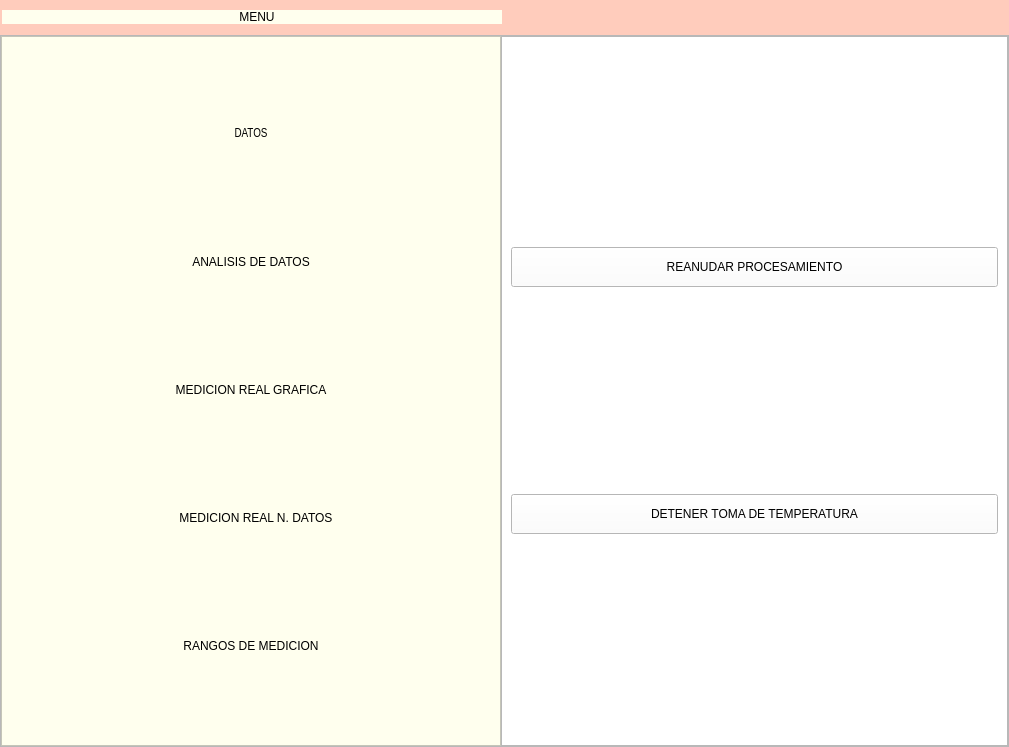
<?xml version="1.0" encoding="UTF-8"?>
<ui version="4.0">
 <class>MainWindow</class>
 <widget class="QMainWindow" name="MainWindow">
  <property name="geometry">
   <rect>
    <x>0</x>
    <y>0</y>
    <width>1009</width>
    <height>747</height>
   </rect>
  </property>
  <property name="minimumSize">
   <size>
    <width>1000</width>
    <height>0</height>
   </size>
  </property>
  <property name="maximumSize">
   <size>
    <width>16777215</width>
    <height>16777215</height>
   </size>
  </property>
  <property name="windowTitle">
   <string>MainWindow</string>
  </property>
  <property name="styleSheet">
   <string notr="true"/>
  </property>
  <widget class="QWidget" name="centralwidget">
   <layout class="QVBoxLayout" name="verticalLayout">
    <property name="spacing">
     <number>0</number>
    </property>
    <property name="leftMargin">
     <number>0</number>
    </property>
    <property name="topMargin">
     <number>0</number>
    </property>
    <property name="rightMargin">
     <number>0</number>
    </property>
    <property name="bottomMargin">
     <number>0</number>
    </property>
    <item>
     <widget class="QFrame" name="frame_superior">
      <property name="minimumSize">
       <size>
        <width>0</width>
        <height>35</height>
       </size>
      </property>
      <property name="maximumSize">
       <size>
        <width>16777215</width>
        <height>50</height>
       </size>
      </property>
      <property name="styleSheet">
       <string notr="true">
QFrame{
border-top-left-radius: 20px;
border-bottom-left-radius: 20px;

background-color:#ffccbc;

}
</string>
      </property>
      <property name="frameShape">
       <enum>QFrame::StyledPanel</enum>
      </property>
      <property name="frameShadow">
       <enum>QFrame::Raised</enum>
      </property>
      <layout class="QHBoxLayout" name="horizontalLayout_8">
       <property name="spacing">
        <number>0</number>
       </property>
       <property name="leftMargin">
        <number>2</number>
       </property>
       <property name="topMargin">
        <number>0</number>
       </property>
       <property name="rightMargin">
        <number>2</number>
       </property>
       <property name="bottomMargin">
        <number>0</number>
       </property>
       <item alignment="Qt::AlignLeft">
        <widget class="QPushButton" name="bt_menu">
         <property name="minimumSize">
          <size>
           <width>500</width>
           <height>0</height>
          </size>
         </property>
         <property name="maximumSize">
          <size>
           <width>200</width>
           <height>16777215</height>
          </size>
         </property>
         <property name="styleSheet">
          <string notr="true">QPushButton{
background-color: #ffffee;
font: 87 12pt &quot;Arial Black&quot;;
border-radius:0px;
}

QPushButton:hover{
background-color: white;
font: 87 12pt &quot;Arial Black&quot;;

}
</string>
         </property>
         <property name="text">
          <string>    MENU </string>
         </property>
         <property name="icon">
          <iconset>
           <normaloff>../../../../../../../Menu Lateral desplegable/barra-de-menus.png</normaloff>../../../../../../../Menu Lateral desplegable/barra-de-menus.png</iconset>
         </property>
         <property name="iconSize">
          <size>
           <width>32</width>
           <height>32</height>
          </size>
         </property>
         <property name="autoDefault">
          <bool>false</bool>
         </property>
         <property name="default">
          <bool>false</bool>
         </property>
         <property name="flat">
          <bool>false</bool>
         </property>
        </widget>
       </item>
       <item>
        <spacer name="horizontalSpacer">
         <property name="orientation">
          <enum>Qt::Horizontal</enum>
         </property>
         <property name="sizeHint" stdset="0">
          <size>
           <width>265</width>
           <height>20</height>
          </size>
         </property>
        </spacer>
       </item>
       <item alignment="Qt::AlignRight">
        <widget class="QPushButton" name="bt_minimizar">
         <property name="minimumSize">
          <size>
           <width>35</width>
           <height>35</height>
          </size>
         </property>
         <property name="styleSheet">
          <string notr="true">QPushButton{
border:0px;
}

QPushButton:hover{
border:5px solid #aa00ff;
background-color:#ffff00;

}
</string>
         </property>
         <property name="text">
          <string/>
         </property>
         <property name="icon">
          <iconset>
           <normaloff>../../../../../../../Menu Lateral desplegable/minimizar.png</normaloff>../../../../../../../Menu Lateral desplegable/minimizar.png</iconset>
         </property>
         <property name="iconSize">
          <size>
           <width>32</width>
           <height>32</height>
          </size>
         </property>
         <property name="flat">
          <bool>false</bool>
         </property>
        </widget>
       </item>
       <item alignment="Qt::AlignRight">
        <widget class="QPushButton" name="bt_restaurar">
         <property name="maximumSize">
          <size>
           <width>35</width>
           <height>35</height>
          </size>
         </property>
         <property name="styleSheet">
          <string notr="true">QPushButton{
border:0px;

}

QPushButton:hover{
border:5px solid #aa00ff;
background-color:#55ff00;

}
</string>
         </property>
         <property name="text">
          <string/>
         </property>
         <property name="icon">
          <iconset>
           <normaloff>../../../../../../../Menu Lateral desplegable/restaurar.png</normaloff>../../../../../../../Menu Lateral desplegable/restaurar.png</iconset>
         </property>
         <property name="iconSize">
          <size>
           <width>30</width>
           <height>30</height>
          </size>
         </property>
        </widget>
       </item>
       <item alignment="Qt::AlignRight">
        <widget class="QPushButton" name="bt_maximizar">
         <property name="maximumSize">
          <size>
           <width>35</width>
           <height>35</height>
          </size>
         </property>
         <property name="styleSheet">
          <string notr="true">QPushButton{
border:0px;

}

QPushButton:hover{
border:5px solid #aa00ff;
background-color:#55ff00;

}
</string>
         </property>
         <property name="text">
          <string/>
         </property>
         <property name="icon">
          <iconset>
           <normaloff>../../../../../../../Menu Lateral desplegable/maximizar.png</normaloff>../../../../../../../Menu Lateral desplegable/maximizar.png</iconset>
         </property>
         <property name="iconSize">
          <size>
           <width>32</width>
           <height>32</height>
          </size>
         </property>
        </widget>
       </item>
       <item alignment="Qt::AlignRight">
        <widget class="QPushButton" name="bt_cerrar">
         <property name="maximumSize">
          <size>
           <width>35</width>
           <height>16777215</height>
          </size>
         </property>
         <property name="styleSheet">
          <string notr="true">QPushButton{
border:0px;

}

QPushButton:hover{
border:5px solid #aa00ff;
background-color:red;

}
</string>
         </property>
         <property name="text">
          <string/>
         </property>
         <property name="icon">
          <iconset>
           <normaloff>../../../../../../../Menu Lateral desplegable/cerrar.png</normaloff>../../../../../../../Menu Lateral desplegable/cerrar.png</iconset>
         </property>
         <property name="iconSize">
          <size>
           <width>32</width>
           <height>32</height>
          </size>
         </property>
        </widget>
       </item>
      </layout>
     </widget>
    </item>
    <item>
     <widget class="QFrame" name="frame_inferior">
      <property name="styleSheet">
       <string notr="true"/>
      </property>
      <property name="frameShape">
       <enum>QFrame::StyledPanel</enum>
      </property>
      <property name="frameShadow">
       <enum>QFrame::Raised</enum>
      </property>
      <layout class="QHBoxLayout" name="horizontalLayout">
       <property name="spacing">
        <number>0</number>
       </property>
       <property name="leftMargin">
        <number>0</number>
       </property>
       <property name="topMargin">
        <number>0</number>
       </property>
       <property name="rightMargin">
        <number>0</number>
       </property>
       <property name="bottomMargin">
        <number>0</number>
       </property>
       <item>
        <widget class="QFrame" name="frame_lateral">
         <property name="minimumSize">
          <size>
           <width>500</width>
           <height>0</height>
          </size>
         </property>
         <property name="maximumSize">
          <size>
           <width>0</width>
           <height>16777215</height>
          </size>
         </property>
         <property name="layoutDirection">
          <enum>Qt::LeftToRight</enum>
         </property>
         <property name="autoFillBackground">
          <bool>false</bool>
         </property>
         <property name="styleSheet">
          <string notr="true">
QFrame{
background-color:#ffffee;
}



QPushButton{
background-color: #ffffee;
border-top-left-radius: 20px;
border-bottom-left-radius: 20px;

font: 75 9pt &quot;Arial Narrow&quot;;
	
}

QPushButton:hover{
background-color: white;
border-top-left-radius: 20px;
border-bottom-left-radius: 20px;

font: 75 12pt &quot;Arial Narrow&quot;;
}</string>
         </property>
         <property name="frameShape">
          <enum>QFrame::StyledPanel</enum>
         </property>
         <property name="frameShadow">
          <enum>QFrame::Plain</enum>
         </property>
         <layout class="QVBoxLayout" name="verticalLayout_2">
          <property name="spacing">
           <number>20</number>
          </property>
          <property name="leftMargin">
           <number>0</number>
          </property>
          <property name="rightMargin">
           <number>0</number>
          </property>
          <property name="bottomMargin">
           <number>9</number>
          </property>
          <item>
           <widget class="QPushButton" name="bt_inicio">
            <property name="minimumSize">
             <size>
              <width>0</width>
              <height>40</height>
             </size>
            </property>
            <property name="font">
             <font>
              <family>Arial Narrow</family>
              <pointsize>9</pointsize>
              <weight>9</weight>
              <italic>false</italic>
              <bold>false</bold>
             </font>
            </property>
            <property name="contextMenuPolicy">
             <enum>Qt::DefaultContextMenu</enum>
            </property>
            <property name="layoutDirection">
             <enum>Qt::LeftToRight</enum>
            </property>
            <property name="text">
             <string>DATOS</string>
            </property>
            <property name="icon">
             <iconset>
              <normaloff>../../../../../.designer/backup/nueva-base-de-datos.png</normaloff>../../../../../.designer/backup/nueva-base-de-datos.png</iconset>
            </property>
            <property name="iconSize">
             <size>
              <width>32</width>
              <height>32</height>
             </size>
            </property>
           </widget>
          </item>
          <item>
           <widget class="QPushButton" name="bt_uno">
            <property name="minimumSize">
             <size>
              <width>0</width>
              <height>40</height>
             </size>
            </property>
            <property name="toolTipDuration">
             <number>0</number>
            </property>
            <property name="styleSheet">
             <string notr="true"/>
            </property>
            <property name="text">
             <string>ANALISIS DE DATOS</string>
            </property>
            <property name="icon">
             <iconset>
              <normaloff>../../../../../.designer/backup/analisis.png</normaloff>../../../../../.designer/backup/analisis.png</iconset>
            </property>
            <property name="iconSize">
             <size>
              <width>32</width>
              <height>32</height>
             </size>
            </property>
           </widget>
          </item>
          <item>
           <widget class="QPushButton" name="bt_dos">
            <property name="minimumSize">
             <size>
              <width>0</width>
              <height>40</height>
             </size>
            </property>
            <property name="styleSheet">
             <string notr="true"/>
            </property>
            <property name="text">
             <string>MEDICION REAL GRAFICA</string>
            </property>
            <property name="icon">
             <iconset>
              <normaloff>../../../../../.designer/backup/grafico.png</normaloff>../../../../../.designer/backup/grafico.png</iconset>
            </property>
            <property name="iconSize">
             <size>
              <width>32</width>
              <height>32</height>
             </size>
            </property>
           </widget>
          </item>
          <item>
           <widget class="QPushButton" name="bt_tres">
            <property name="minimumSize">
             <size>
              <width>0</width>
              <height>40</height>
             </size>
            </property>
            <property name="styleSheet">
             <string notr="true"/>
            </property>
            <property name="text">
             <string>   MEDICION REAL N. DATOS</string>
            </property>
            <property name="icon">
             <iconset>
              <normaloff>../../../../../.designer/backup/termometro.png</normaloff>../../../../../.designer/backup/termometro.png</iconset>
            </property>
            <property name="iconSize">
             <size>
              <width>32</width>
              <height>32</height>
             </size>
            </property>
           </widget>
          </item>
          <item>
           <widget class="QPushButton" name="bt_tres_4">
            <property name="minimumSize">
             <size>
              <width>0</width>
              <height>40</height>
             </size>
            </property>
            <property name="styleSheet">
             <string notr="true"/>
            </property>
            <property name="text">
             <string>RANGOS DE MEDICION</string>
            </property>
            <property name="icon">
             <iconset>
              <normaloff>../../../../../.designer/backup/termometro.png</normaloff>../../../../../.designer/backup/termometro.png</iconset>
            </property>
            <property name="iconSize">
             <size>
              <width>32</width>
              <height>32</height>
             </size>
            </property>
           </widget>
          </item>
         </layout>
        </widget>
       </item>
       <item>
        <widget class="QFrame" name="frame_contenedor">
         <property name="styleSheet">
          <string notr="true"/>
         </property>
         <property name="frameShape">
          <enum>QFrame::StyledPanel</enum>
         </property>
         <property name="frameShadow">
          <enum>QFrame::Raised</enum>
         </property>
         <property name="lineWidth">
          <number>1</number>
         </property>
         <layout class="QVBoxLayout" name="verticalLayout_3" stretch="0">
          <property name="spacing">
           <number>0</number>
          </property>
          <property name="leftMargin">
           <number>0</number>
          </property>
          <property name="topMargin">
           <number>0</number>
          </property>
          <property name="rightMargin">
           <number>0</number>
          </property>
          <property name="bottomMargin">
           <number>0</number>
          </property>
          <item>
           <widget class="QStackedWidget" name="stackedWidget">
            <property name="minimumSize">
             <size>
              <width>0</width>
              <height>0</height>
             </size>
            </property>
            <property name="styleSheet">
             <string notr="true">background-color: rgb(255, 255, 255);</string>
            </property>
            <property name="frameShape">
             <enum>QFrame::NoFrame</enum>
            </property>
            <property name="frameShadow">
             <enum>QFrame::Plain</enum>
            </property>
            <property name="lineWidth">
             <number>0</number>
            </property>
            <property name="currentIndex">
             <number>3</number>
            </property>
            <widget class="QWidget" name="page">
             <layout class="QVBoxLayout" name="verticalLayout_9">
              <item>
               <widget class="QLabel" name="label">
                <property name="text">
                 <string/>
                </property>
                <property name="pixmap">
                 <pixmap>../../../../../.designer/backup/índice.png</pixmap>
                </property>
                <property name="scaledContents">
                 <bool>false</bool>
                </property>
                <property name="alignment">
                 <set>Qt::AlignCenter</set>
                </property>
                <property name="indent">
                 <number>0</number>
                </property>
               </widget>
              </item>
             </layout>
            </widget>
            <widget class="QWidget" name="page_uno">
             <property name="styleSheet">
              <string notr="true">background-color: rgb(255, 255, 255);</string>
             </property>
             <layout class="QVBoxLayout" name="verticalLayout_4">
              <item>
               <widget class="QFrame" name="frame_2">
                <property name="minimumSize">
                 <size>
                  <width>0</width>
                  <height>50</height>
                 </size>
                </property>
                <property name="frameShape">
                 <enum>QFrame::StyledPanel</enum>
                </property>
                <property name="frameShadow">
                 <enum>QFrame::Raised</enum>
                </property>
                <layout class="QHBoxLayout" name="horizontalLayout_2">
                 <item>
                  <widget class="QPushButton" name="refrescar">
                   <property name="minimumSize">
                    <size>
                     <width>0</width>
                     <height>40</height>
                    </size>
                   </property>
                   <property name="font">
                    <font>
                     <family>Arial Narrow</family>
                     <pointsize>9</pointsize>
                     <weight>50</weight>
                     <italic>false</italic>
                     <bold>false</bold>
                    </font>
                   </property>
                   <property name="contextMenuPolicy">
                    <enum>Qt::DefaultContextMenu</enum>
                   </property>
                   <property name="layoutDirection">
                    <enum>Qt::LeftToRight</enum>
                   </property>
                   <property name="text">
                    <string>REFRESCAR</string>
                   </property>
                   <property name="icon">
                    <iconset>
                     <normaloff>../../../../../.designer/backup/nueva-base-de-datos.png</normaloff>../../../../../.designer/backup/nueva-base-de-datos.png</iconset>
                   </property>
                   <property name="iconSize">
                    <size>
                     <width>32</width>
                     <height>32</height>
                    </size>
                   </property>
                  </widget>
                 </item>
                 <item>
                  <widget class="QPushButton" name="eliminadatos">
                   <property name="minimumSize">
                    <size>
                     <width>0</width>
                     <height>40</height>
                    </size>
                   </property>
                   <property name="font">
                    <font>
                     <family>Arial Narrow</family>
                     <pointsize>9</pointsize>
                     <weight>50</weight>
                     <italic>false</italic>
                     <bold>false</bold>
                    </font>
                   </property>
                   <property name="contextMenuPolicy">
                    <enum>Qt::DefaultContextMenu</enum>
                   </property>
                   <property name="layoutDirection">
                    <enum>Qt::LeftToRight</enum>
                   </property>
                   <property name="text">
                    <string>ELIMINAR DATOS</string>
                   </property>
                   <property name="icon">
                    <iconset>
                     <normaloff>../../../../../.designer/backup/nueva-base-de-datos.png</normaloff>../../../../../.designer/backup/nueva-base-de-datos.png</iconset>
                   </property>
                   <property name="iconSize">
                    <size>
                     <width>32</width>
                     <height>32</height>
                    </size>
                   </property>
                  </widget>
                 </item>
                 <item>
                  <spacer name="horizontalSpacer_2">
                   <property name="orientation">
                    <enum>Qt::Horizontal</enum>
                   </property>
                   <property name="sizeHint" stdset="0">
                    <size>
                     <width>40</width>
                     <height>20</height>
                    </size>
                   </property>
                  </spacer>
                 </item>
                </layout>
                <zorder>eliminadatos</zorder>
                <zorder>refrescar</zorder>
                <zorder>horizontalSpacer_2</zorder>
               </widget>
              </item>
              <item>
               <widget class="QTableWidget" name="tableDatos"/>
              </item>
             </layout>
            </widget>
            <widget class="QWidget" name="page_dos">
             <property name="styleSheet">
              <string notr="true">background-color: rgb(255, 255, 255);</string>
             </property>
             <layout class="QVBoxLayout" name="verticalLayout_5">
              <item>
               <widget class="QFrame" name="grafiacaAnalisi">
                <property name="frameShape">
                 <enum>QFrame::StyledPanel</enum>
                </property>
                <property name="frameShadow">
                 <enum>QFrame::Raised</enum>
                </property>
                <widget class="QWidget" name="verticalLayoutWidget">
                 <property name="geometry">
                  <rect>
                   <x>30</x>
                   <y>20</y>
                   <width>511</width>
                   <height>291</height>
                  </rect>
                 </property>
                 <layout class="QVBoxLayout" name="graficaDatosAnalisis"/>
                </widget>
               </widget>
              </item>
              <item>
               <widget class="QFrame" name="datosAnalisis">
                <property name="frameShape">
                 <enum>QFrame::StyledPanel</enum>
                </property>
                <property name="frameShadow">
                 <enum>QFrame::Raised</enum>
                </property>
                <layout class="QVBoxLayout" name="verticalLayout_10">
                 <item>
                  <widget class="QPushButton" name="botonDatomayor">
                   <property name="minimumSize">
                    <size>
                     <width>0</width>
                     <height>40</height>
                    </size>
                   </property>
                   <property name="styleSheet">
                    <string notr="true"/>
                   </property>
                   <property name="text">
                    <string>DATO MAYOR Y DATO MENOR</string>
                   </property>
                   <property name="icon">
                    <iconset>
                     <normaloff>../../../../../.designer/backup/termometro.png</normaloff>../../../../../.designer/backup/termometro.png</iconset>
                   </property>
                   <property name="iconSize">
                    <size>
                     <width>32</width>
                     <height>32</height>
                    </size>
                   </property>
                  </widget>
                 </item>
                 <item>
                  <widget class="QLabel" name="datosMayoresMenores">
                   <property name="text">
                    <string/>
                   </property>
                  </widget>
                 </item>
                 <item>
                  <widget class="QPushButton" name="botondatomenor">
                   <property name="minimumSize">
                    <size>
                     <width>0</width>
                     <height>40</height>
                    </size>
                   </property>
                   <property name="styleSheet">
                    <string notr="true"/>
                   </property>
                   <property name="text">
                    <string>PROMEDIO DE DATOS RECOLECTADOS</string>
                   </property>
                   <property name="icon">
                    <iconset>
                     <normaloff>../../../../../.designer/backup/termometro.png</normaloff>../../../../../.designer/backup/termometro.png</iconset>
                   </property>
                   <property name="iconSize">
                    <size>
                     <width>32</width>
                     <height>32</height>
                    </size>
                   </property>
                  </widget>
                 </item>
                 <item>
                  <widget class="QLabel" name="promedioDatosRecolectados">
                   <property name="text">
                    <string/>
                   </property>
                  </widget>
                 </item>
                </layout>
               </widget>
              </item>
             </layout>
            </widget>
            <widget class="QWidget" name="page_tres">
             <layout class="QVBoxLayout" name="verticalLayout_6">
              <item>
               <layout class="QVBoxLayout" name="graficaRecoleccion"/>
              </item>
              <item>
               <widget class="QPushButton" name="seguirjeje">
                <property name="minimumSize">
                 <size>
                  <width>0</width>
                  <height>40</height>
                 </size>
                </property>
                <property name="styleSheet">
                 <string notr="true"/>
                </property>
                <property name="text">
                 <string>REANUDAR PROCESAMIENTO</string>
                </property>
                <property name="icon">
                 <iconset>
                  <normaloff>../../../../../.designer/backup/termometro.png</normaloff>../../../../../.designer/backup/termometro.png</iconset>
                </property>
                <property name="iconSize">
                 <size>
                  <width>32</width>
                  <height>32</height>
                 </size>
                </property>
               </widget>
              </item>
              <item>
               <widget class="QPushButton" name="DETENERTOMA">
                <property name="minimumSize">
                 <size>
                  <width>0</width>
                  <height>40</height>
                 </size>
                </property>
                <property name="styleSheet">
                 <string notr="true"/>
                </property>
                <property name="text">
                 <string>DETENER TOMA DE TEMPERATURA</string>
                </property>
                <property name="icon">
                 <iconset>
                  <normaloff>../../../../../.designer/backup/termometro.png</normaloff>../../../../../.designer/backup/termometro.png</iconset>
                </property>
                <property name="iconSize">
                 <size>
                  <width>32</width>
                  <height>32</height>
                 </size>
                </property>
               </widget>
              </item>
             </layout>
            </widget>
            <widget class="QWidget" name="page_cuatro">
             <property name="styleSheet">
              <string notr="true">background-color: rgb(255, 255, 255);</string>
             </property>
             <layout class="QVBoxLayout" name="verticalLayout_7">
              <item>
               <layout class="QVBoxLayout" name="graficaRecoleccionDatos"/>
              </item>
              <item>
               <layout class="QVBoxLayout" name="verticalLayout_12">
                <item>
                 <widget class="QFrame" name="frame">
                  <property name="frameShape">
                   <enum>QFrame::StyledPanel</enum>
                  </property>
                  <property name="frameShadow">
                   <enum>QFrame::Raised</enum>
                  </property>
                  <widget class="QPushButton" name="InicioMediciones">
                   <property name="geometry">
                    <rect>
                     <x>20</x>
                     <y>130</y>
                     <width>398</width>
                     <height>40</height>
                    </rect>
                   </property>
                   <property name="minimumSize">
                    <size>
                     <width>0</width>
                     <height>40</height>
                    </size>
                   </property>
                   <property name="styleSheet">
                    <string notr="true"/>
                   </property>
                   <property name="text">
                    <string>NUMERO DE MEDICIONES</string>
                   </property>
                   <property name="icon">
                    <iconset>
                     <normaloff>../../../../../.designer/backup/grafico.png</normaloff>../../../../../.designer/backup/grafico.png</iconset>
                   </property>
                   <property name="iconSize">
                    <size>
                     <width>32</width>
                     <height>32</height>
                    </size>
                   </property>
                  </widget>
                  <widget class="QLineEdit" name="numeroMediciones">
                   <property name="geometry">
                    <rect>
                     <x>440</x>
                     <y>140</y>
                     <width>113</width>
                     <height>20</height>
                    </rect>
                   </property>
                  </widget>
                  <widget class="QLabel" name="EscribirProcesoMedicion">
                   <property name="geometry">
                    <rect>
                     <x>270</x>
                     <y>230</y>
                     <width>47</width>
                     <height>14</height>
                    </rect>
                   </property>
                   <property name="text">
                    <string/>
                   </property>
                  </widget>
                 </widget>
                </item>
               </layout>
              </item>
             </layout>
            </widget>
            <widget class="QWidget" name="page_cinco">
             <property name="styleSheet">
              <string notr="true">background-color: rgb(255, 255, 255);</string>
             </property>
             <layout class="QVBoxLayout" name="verticalLayout_8">
              <item>
               <widget class="QFrame" name="frame_3">
                <property name="frameShape">
                 <enum>QFrame::StyledPanel</enum>
                </property>
                <property name="frameShadow">
                 <enum>QFrame::Raised</enum>
                </property>
                <layout class="QVBoxLayout" name="verticalLayout_14">
                 <item>
                  <widget class="QPushButton" name="bt_inicio_2">
                   <property name="minimumSize">
                    <size>
                     <width>0</width>
                     <height>40</height>
                    </size>
                   </property>
                   <property name="font">
                    <font>
                     <family>Arial Narrow</family>
                     <pointsize>9</pointsize>
                     <weight>50</weight>
                     <italic>false</italic>
                     <bold>false</bold>
                    </font>
                   </property>
                   <property name="contextMenuPolicy">
                    <enum>Qt::DefaultContextMenu</enum>
                   </property>
                   <property name="layoutDirection">
                    <enum>Qt::LeftToRight</enum>
                   </property>
                   <property name="text">
                    <string>LIMITE INFERIOR HIPOTERMIA</string>
                   </property>
                   <property name="icon">
                    <iconset>
                     <normaloff>../../../../../.designer/backup/nueva-base-de-datos.png</normaloff>../../../../../.designer/backup/nueva-base-de-datos.png</iconset>
                   </property>
                   <property name="iconSize">
                    <size>
                     <width>32</width>
                     <height>32</height>
                    </size>
                   </property>
                  </widget>
                 </item>
                 <item>
                  <widget class="QLineEdit" name="limInfoH"/>
                 </item>
                 <item>
                  <widget class="QPushButton" name="bt_inicio_3">
                   <property name="minimumSize">
                    <size>
                     <width>0</width>
                     <height>40</height>
                    </size>
                   </property>
                   <property name="font">
                    <font>
                     <family>Arial Narrow</family>
                     <pointsize>9</pointsize>
                     <weight>50</weight>
                     <italic>false</italic>
                     <bold>false</bold>
                    </font>
                   </property>
                   <property name="contextMenuPolicy">
                    <enum>Qt::DefaultContextMenu</enum>
                   </property>
                   <property name="layoutDirection">
                    <enum>Qt::LeftToRight</enum>
                   </property>
                   <property name="text">
                    <string>LIMITE INFERIOR TEMPERATURA NORMAL</string>
                   </property>
                   <property name="icon">
                    <iconset>
                     <normaloff>../../../../../.designer/backup/nueva-base-de-datos.png</normaloff>../../../../../.designer/backup/nueva-base-de-datos.png</iconset>
                   </property>
                   <property name="iconSize">
                    <size>
                     <width>32</width>
                     <height>32</height>
                    </size>
                   </property>
                  </widget>
                 </item>
                 <item>
                  <widget class="QLineEdit" name="limInfoN"/>
                 </item>
                 <item>
                  <widget class="QPushButton" name="bt_inicio_4">
                   <property name="minimumSize">
                    <size>
                     <width>0</width>
                     <height>40</height>
                    </size>
                   </property>
                   <property name="font">
                    <font>
                     <family>Arial Narrow</family>
                     <pointsize>9</pointsize>
                     <weight>50</weight>
                     <italic>false</italic>
                     <bold>false</bold>
                    </font>
                   </property>
                   <property name="contextMenuPolicy">
                    <enum>Qt::DefaultContextMenu</enum>
                   </property>
                   <property name="layoutDirection">
                    <enum>Qt::LeftToRight</enum>
                   </property>
                   <property name="text">
                    <string>LIMITE SUPERIOR TEMPERATURA NORMAL</string>
                   </property>
                   <property name="icon">
                    <iconset>
                     <normaloff>../../../../../.designer/backup/nueva-base-de-datos.png</normaloff>../../../../../.designer/backup/nueva-base-de-datos.png</iconset>
                   </property>
                   <property name="iconSize">
                    <size>
                     <width>32</width>
                     <height>32</height>
                    </size>
                   </property>
                  </widget>
                 </item>
                 <item>
                  <widget class="QLineEdit" name="limSupN"/>
                 </item>
                </layout>
               </widget>
              </item>
             </layout>
            </widget>
           </widget>
          </item>
         </layout>
        </widget>
       </item>
      </layout>
     </widget>
    </item>
   </layout>
  </widget>
 </widget>
 <resources/>
 <connections/>
</ui>
